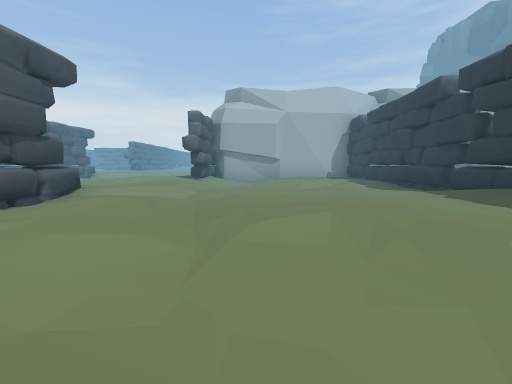
[1] (above)

21 first-person views from a walk through a 3-D level made in the Unity game engine. The camera is 1.2 m above the floor, tilts 6° down and sees 90° across. Doors are open. The floor is counted in squares, 2 m on a side. Each view is taken from the middle of a square. On the plan, view 1 faces up. The plan holds only what a view shows up to about 9 squares ahead; the rest is blank. The place goes on beyond the plan. The player character is not drawn. Some surface patterns are stand-ins.

[2]
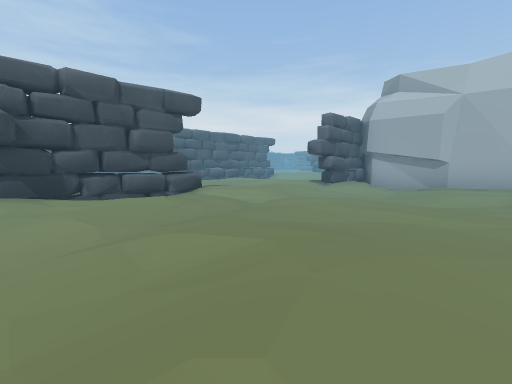

[3]
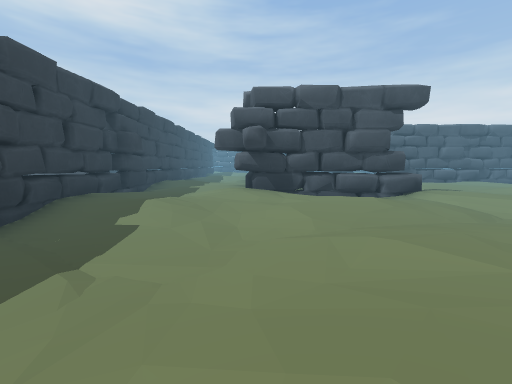

[4]
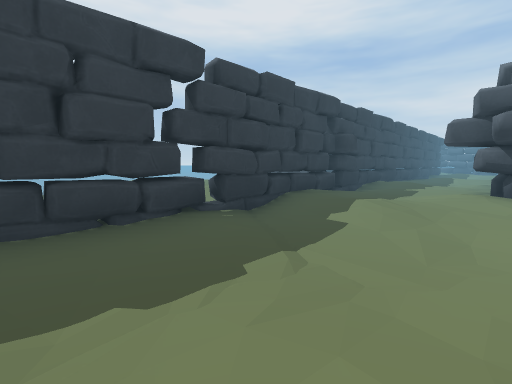

[5]
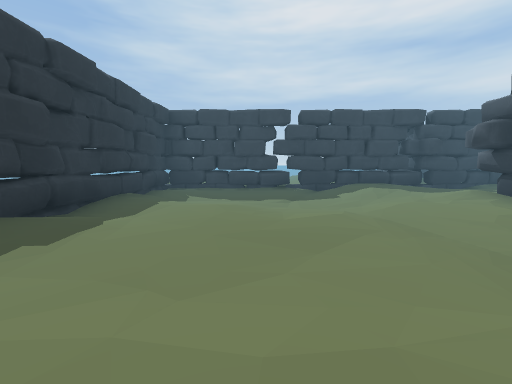

[6]
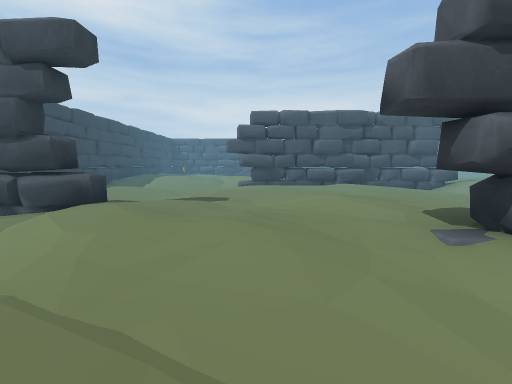

[7]
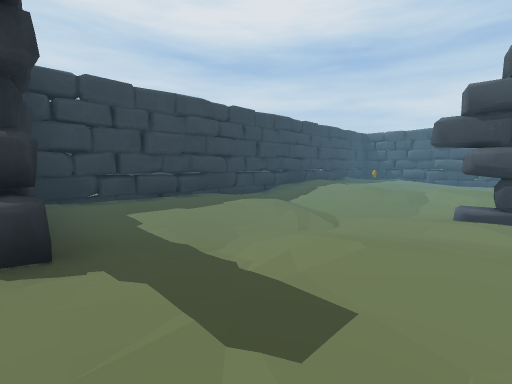

[8]
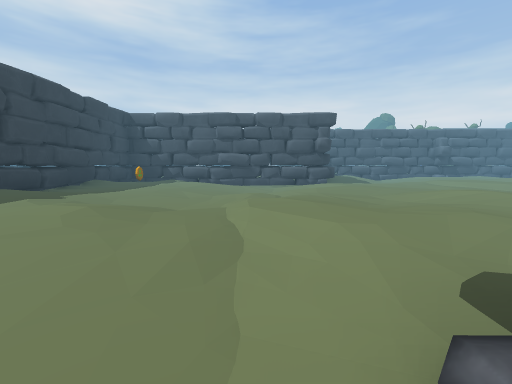

[9]
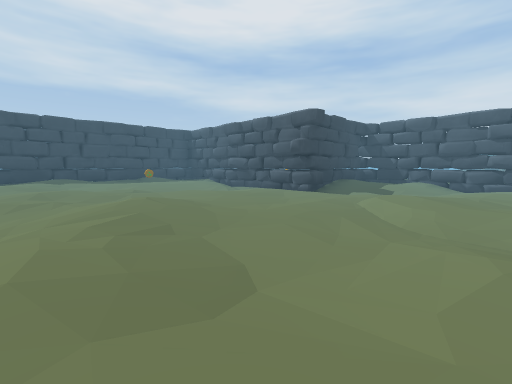

[10]
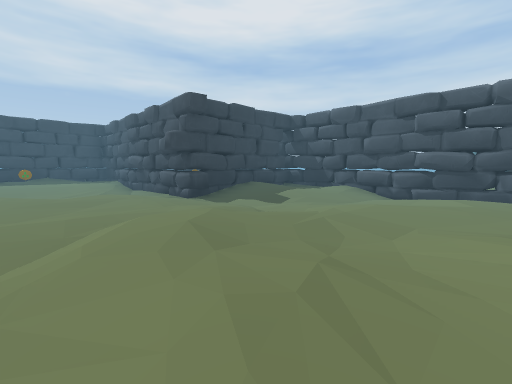

[11]
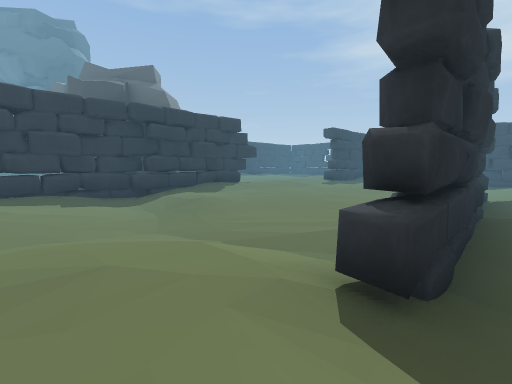

[12]
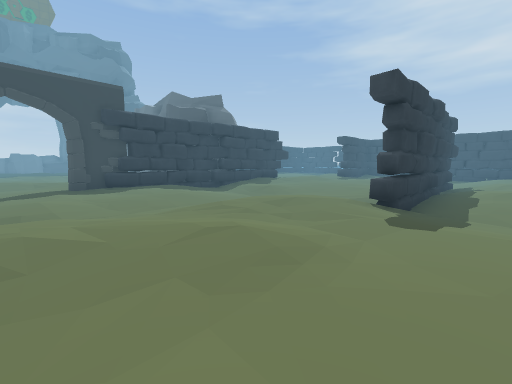

[13]
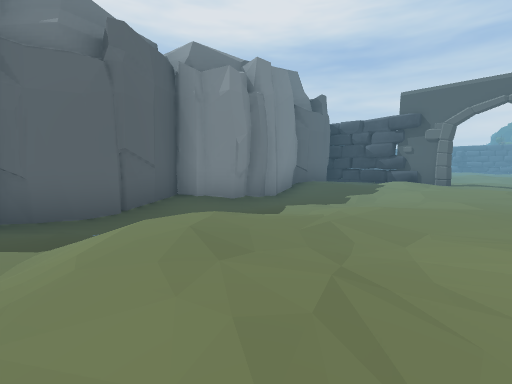

[14]
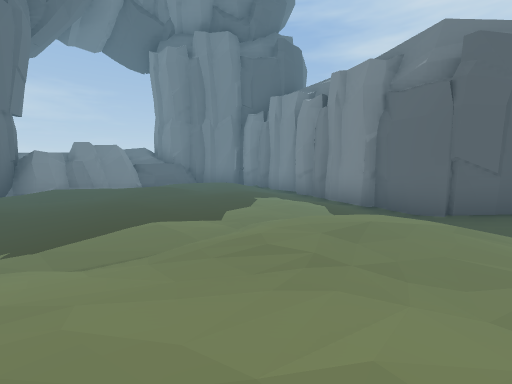

[15]
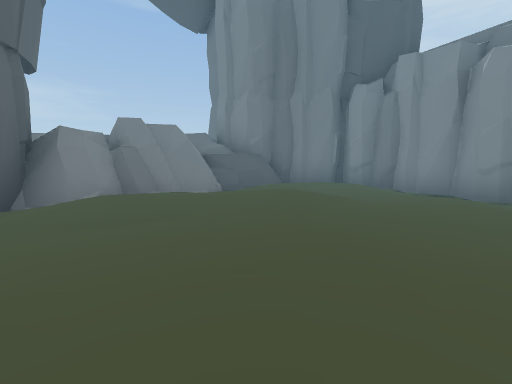

[16]
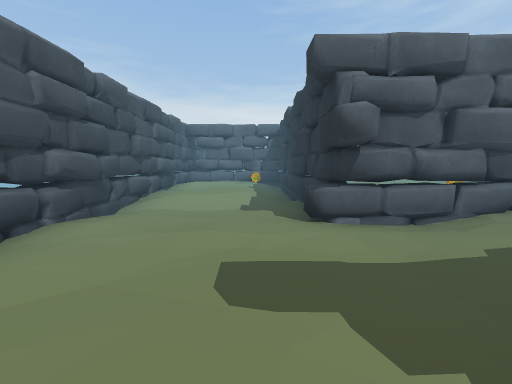

[17]
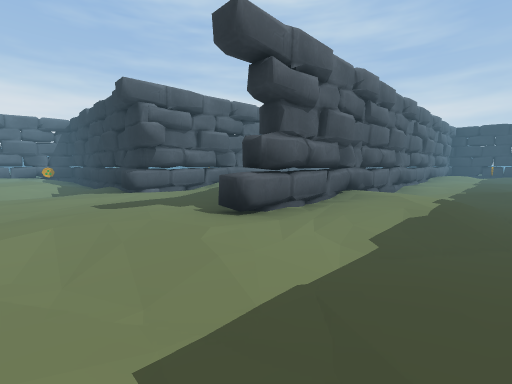

[18]
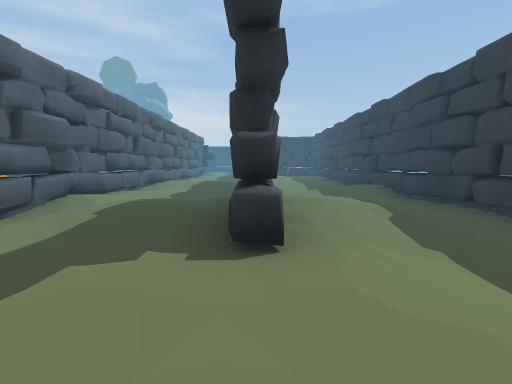

[19]
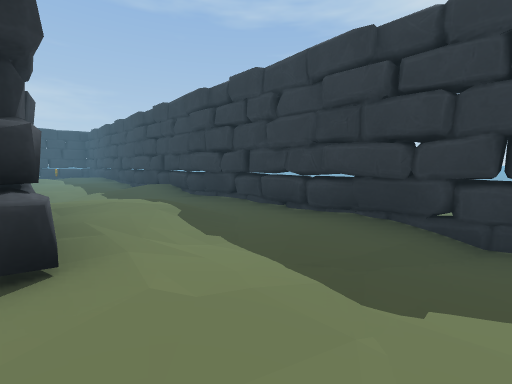

[20]
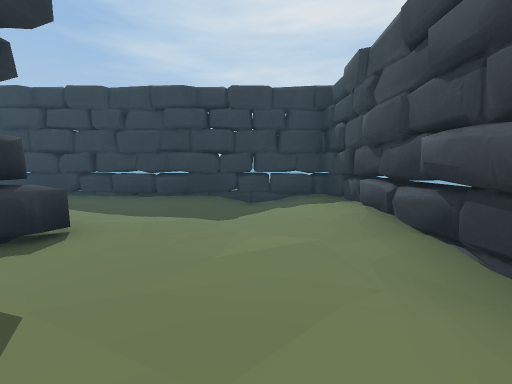

[21]
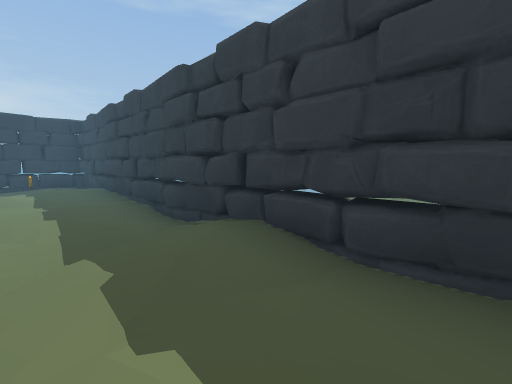

### Floor plan
Key: @ floor where view 1 was taken; # wall or solid block; . main floor; : floor 0.25 m higher than the main floor; - floor 0.25 m lower than the main floor; _ floor 0.5 m lower than the main floor; / step, stairs or slope; D open door; = window, fence, low wall or low ledge; O other object.
Columns run from 19 left of view 1 to 13 right of it. Each row starts with its distance up from view 1.
 17                         ::..-...#
 16           ..::...DD.:...::.....:#
 15           .::.-..#D::....:....::#
 14           :..:-..#::.---.:/...::#
 13           ..::-..#..:----/-....:#
 12 #-...::.  -.:/---#######-/_--.::#
 11 #-....:....#_-----#    ######-./#
 10 #---..:...:=---..###      # #####
  9 #..--.....:#.....#.####   #
  8 ##..-....::#.....#.-..##  ##
  7  ####..:..:##...:#--...#
  6 #::O#-...::.#.:..:---.#
  5 #::.#---.:.---..::....#
  4 #.:.#.....:-_--.#.-...#
  3 =.:-#.O...:.-...#.....#
  2 #---#....::-....#::...#
  1 #...#############:.-..#
  0 #...:::...:.....::.@--#
 -1 #...::.-.:...:...:.---#
 -2 .:.:###################
 -3 #:...::.....::O#
 -4 #:-.....:....:.#
 -5 ################

Positions as (right, up) in squares from view 1, and headings:
1: (0, 0), facing up
2: (2, 1), facing up-left
3: (2, 1), facing left
4: (2, 1), facing down-left
5: (1, 5), facing down
6: (0, 6), facing left
7: (-3, 6), facing down-left
8: (-7, 5), facing left
9: (-9, 11), facing down-left
10: (-12, 12), facing down-left
11: (-8, 13), facing down-right
12: (-9, 16), facing down-right
13: (7, 16), facing down-left
14: (5, 17), facing down-right
15: (9, 17), facing down-right
16: (-16, -2), facing up
17: (-17, -4), facing up-right
18: (-17, -2), facing right
19: (-17, -2), facing down-right
20: (-17, 0), facing down
21: (-13, -3), facing down-right
